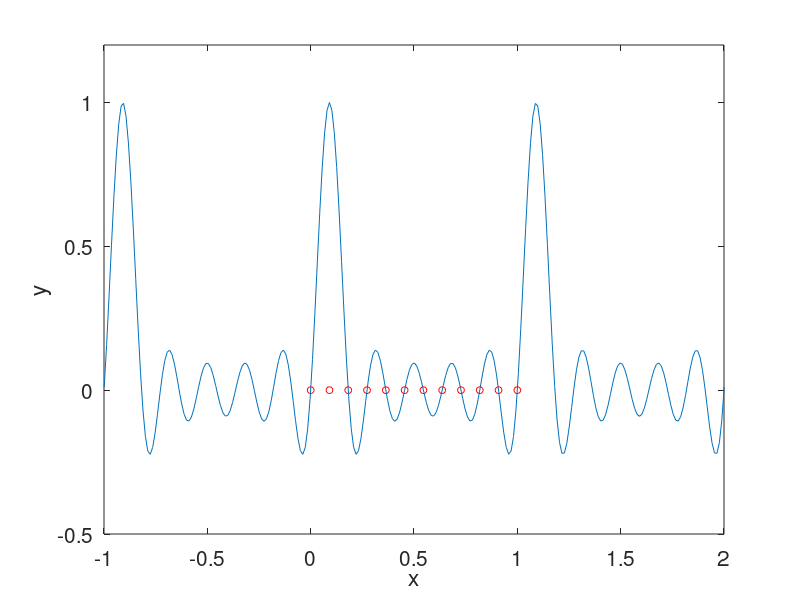

Reproduce this figure in MATLAB.
%---
% graph sonc
%---

%----
close all
clear all
%----

N=11;
Nplt=256;

%---
% data
%---

x(1)=0.0;
x(N+1)=1.0;

L=x(N+1)-x(1);
h=L/N;

for i=1:N+1
 x(i) = x(1)+h*(i-1.0);
 ynull(i) = 0;
end

step=3*L/Nplt;

i=2;

%---
% plot
%---

for k=1:Nplt+1
 xint=-L+x(1)+step*(k-1.0)+0.001;
 w = xint-x(i);
 fsinc(k) = sin(pi*w/h)/(N*sin(pi*w/L));
 lagr(k) = 1.0;
 for j=1:N+1
  if(j~=i)
   lagr(k)=lagr(k)*(xint-x(j))/(x(i)-x(j));
  end
 end
 xplot(k)=xint;
end

hold on
plot(xplot,fsinc)
%plot(xplot,lagr,'--')
plot(x,ynull,'o','markersize',5,'color','red')
xlabel('x','fontsize',15)
ylabel('y','fontsize',15)
axis([-L 2*L -0.5 1.2])
set(gca,'fontsize',15)
box
